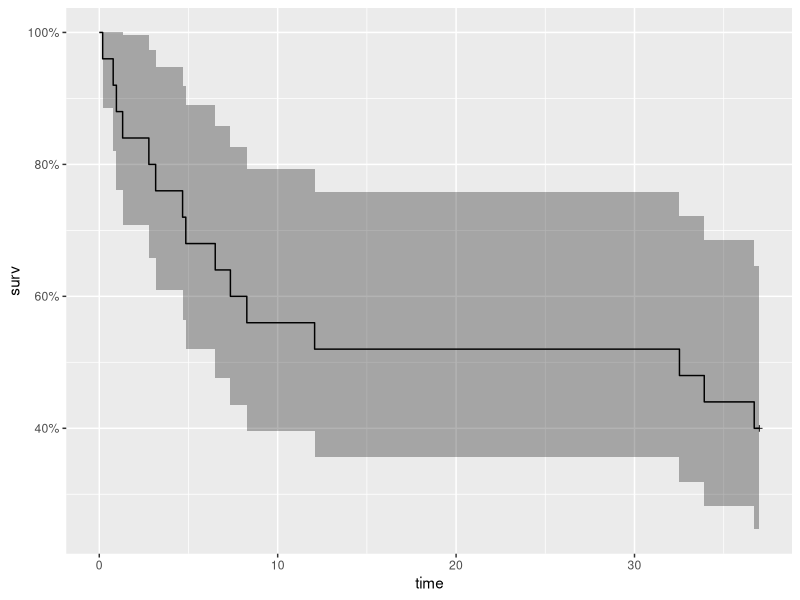
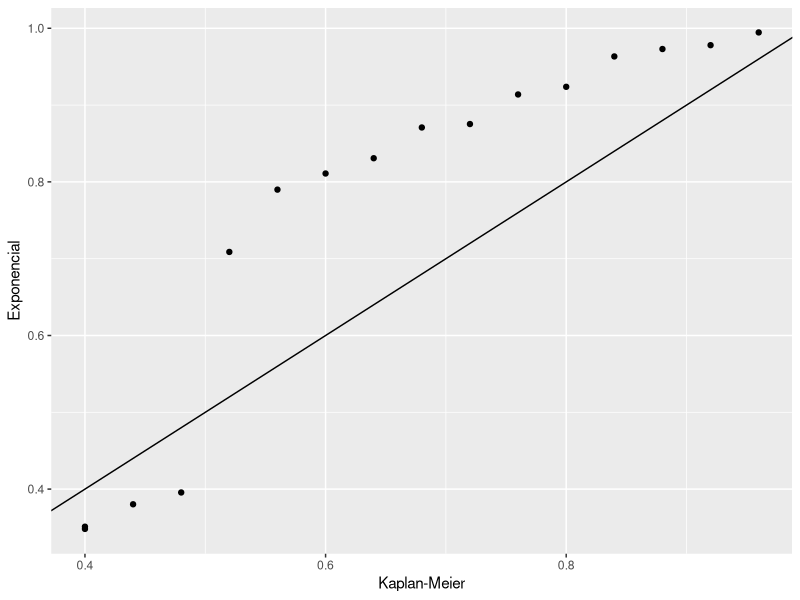
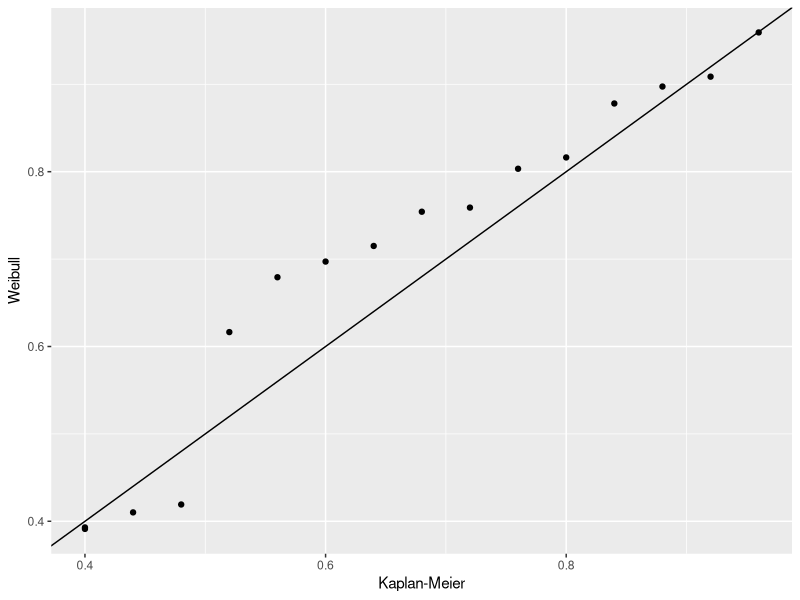
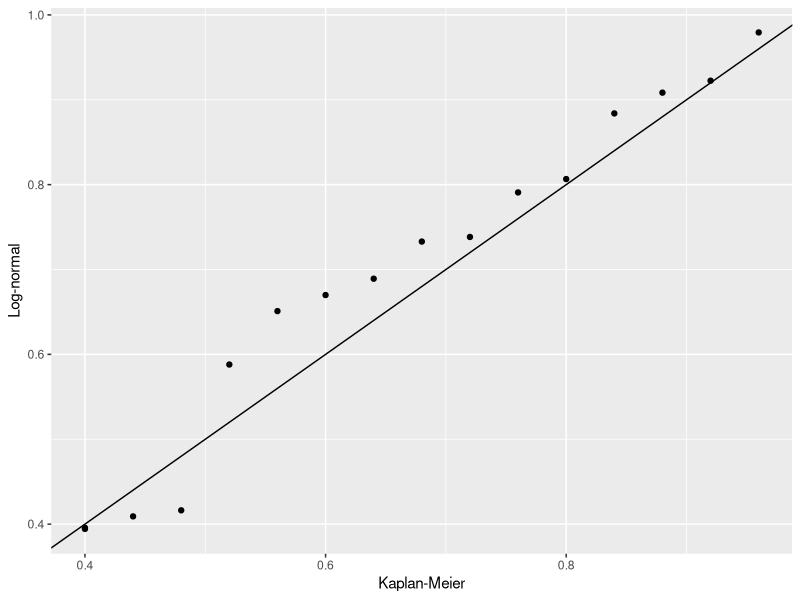
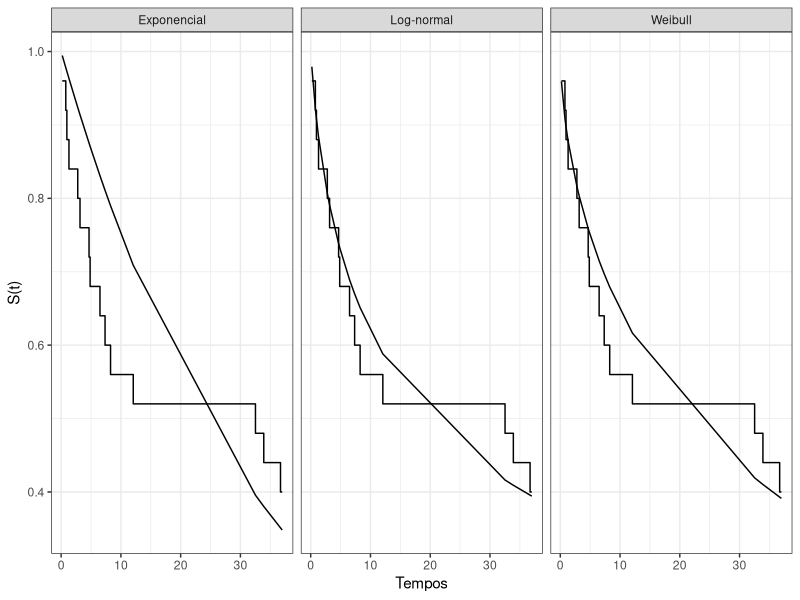

Recreate these plots in R, in order.
library(tidyverse)
library(survival)
library(ggplot2)
library(ggfortify)
library(ranger)

# Questão 2

tempos <- c(
	0.19, 0.78, 0.96, 1.31,
	2.78, 3.16, 4.67, 4.85,
	6.5, 7.35, 8.27, 12.07,
	32.52, 33.91, 36.71, rep(37, 10)
)

cens <- c(
	rep(1, 15), rep(0, 10)
)

ekm <- survfit(Surv(tempos, cens) ~ 1)

# a)

tempo_mediano <- ((32.52 - 12.07) * 0.02) / 0.04 + 12.07

autoplot(ekm)

# b)

# c)

# Questão 3

tempos3 <- c(
	7, 34, 42, 63, 64, 74, 83, 84, 91,
	108, 112, 129, 133, 133, 139, 140, 140,
	146, 149, 154, 157, 160, 160, 165,
	173, 176, 185, 218, 225, 241, 248,
	273, 277, 279, 297, 319, 405, 417,
	420, 440, 523, 523, 583, 594, 1101,
	1116, 1146, 1226, 1349, 1412, 1417
)

cens3 <- c(
	rep(1, 5), 0, rep(1, 20),
	0, rep(1, 6), 0, 1, 0, rep(1, 5),
	0, rep(1, 3), 0, 1, 0, 0, 0, 1
)

ekm2 <- survfit(Surv(tempos3, cens3) ~ 1)

# Questão 4

tempos4 <- c(
	28, 89, 175, 195, 309, 377, 393, 421,
	447, 462, 709, 744, 770, 1106, 1206,
	34, 88, 137, 199, 280, 291, 299, 300,
	309, 351, 358, 369, 369, 370, 375, 382,
	392, 429, 451, 1119
)

cens4 <- c(
	rep(1, 5), rep(0, 4),
	1, rep(0, 5), rep(1, 6),
	0, 0, rep(1, 9), 0, 1, 0
)

grupos <- c(
	rep(1, 15), rep(2, 20)
)

ekm4 <- survfit(Surv(tempos4, cens4) ~ grupos)
survdiff(Surv(tempos4, cens4) ~ grupos, rho=0)

# Exercício 6

tempos6 <- c(
	31, 40, 43, 44, 46, 46, 47, 48,
	48, 49, 50, 50, rep(60, 8),
	48, 48, rep(49, 4), rep(50, 4),
	53, 53, rep(54, 3), rep(55, 5)
)

cens6 <- c(
	rep(1, 16), rep(0, 4),
	rep(1, 16), rep(0, 4)
)

grupos6 <- c(
	rep("A", 20),
	rep("B", 20)
)

ekm6 <- survfit(Surv(tempos6, cens6) ~ grupos6)

# a)

# Não existe diferença entre as embalagens

survdiff(Surv(tempos6, cens6) ~ grupos6)

# Exércicios 3.7

# Exercicio 1

surv_weibull <- \(t, alpha, gamma) {
	exp(-(t/alpha)^gamma)
}

# a) probabilidade do rato sobreviver sem tumos aos primeiros 30 dias
# ou 45 dias

dias_30 <- surv_weibull(30, 100, 2)
dias_45 <- surv_weibull(45, 100, 2)

# b) tempo médio

media <- 100 * gamma(3/2)

# c) tempo mediano

mediano <- 100 * sqrt(-log(0.5))

# d) taxa de falha

funcao_risco_weibull <- \(t, alpha, gamma) {
	gamma * t / (alpha ^ gamma)
}

taxafalha_30 <- funcao_risco_weibull(30, 100, 2)
taxafalha_45 <- funcao_risco_weibull(45, 100, 2)
taxafalha_60 <- funcao_risco_weibull(60, 100, 2)

# Questão 2



# Questão 3

tempos_cap3 <- c(
	0.19, 0.78, 0.96, 1.31, 2.78,
	3.16, 4.67, 4.85, 6.50, 7.35,
	8.27, 12.07, 32.52, 33.91, 36.71, rep(37, 10)
)

cens_cap3 <- c(
	rep(1, 15), rep(0, 10)
)

ajust1_exp <- survreg(
	Surv(tempos_cap3, cens_cap3) ~ 1, dist = "exponential"
)
lambda <- exp(ajust1_exp$coefficients[1])

ajust1_weibull <- survreg(
	Surv(tempos_cap3, cens_cap3) ~ 1, dist = "weibull"
)
alpha <- exp(ajust1_weibull$coefficients[1])
gama <- 1 / ajust1_weibull$scale

ajust1_lognormal <- survreg(
	Surv(tempos_cap3, cens_cap3) ~ 1, dist = "lognormal"
)

ekm_cap3_quest3 <- survfit(Surv(tempos_cap3, cens_cap3) ~ 1)
time <- ekm_cap3_quest3$time
ste <- exp(-time/lambda)
stw <- exp(-(time/alpha)^gama)
stln <- pnorm((-log(time) + ajust1_lognormal$coefficients)/ajust1_lognormal$scale)

tabela_ajustados <- tibble(
	Tempos = time,
	`Kaplan-Meier` = ekm_cap3_quest3$surv,
	Exponencial = ste,
	Weibull = stw,
	`Log-normal` = stln
)

tabela_ajustados |>
	ggplot(aes(x = `Kaplan-Meier`, y = Exponencial)) +
	geom_point() +
	geom_abline()

tabela_ajustados |>
	ggplot(aes(x = `Kaplan-Meier`, y = Weibull)) +
	geom_point() +
	geom_abline()

# a melhor foi a log-normal.

tabela_ajustados |>
	ggplot(aes(x = `Kaplan-Meier`, y = `Log-normal`)) +
	geom_point() +
	geom_abline()

# O gráfico da log-normal parece ser aquela que melhor se ajusta

tabela_ajustados |>
  pivot_longer(
    cols = -c(Tempos, `Kaplan-Meier`),
    names_to = "Distribuição",
    values_to = "S(t)"
  ) |>
  ggplot(aes(x = Tempos, y = `S(t)`)) +
  geom_line() +
  geom_step(
    data = tabela_ajustados,
    aes(x = Tempos, y = `Kaplan-Meier`)
  ) +
  facet_wrap(vars(`Distribuição`)) +
  theme_bw()

# a)

tempo_mediano_isolante <- exp(qnorm(0.5) * sqrt(ajust1_lognormal$scale) + ajust1_lognormal$coefficients)

# b)

# ---------------------------------- segundo bloco
